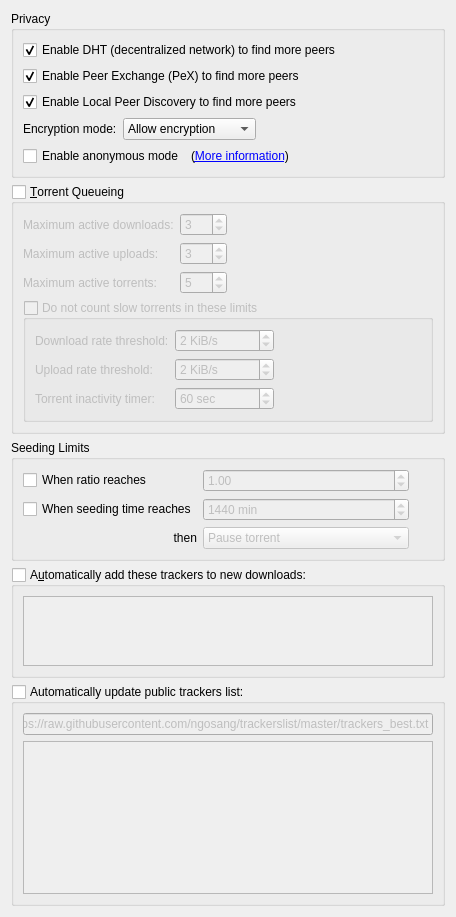
          <widget class="QWidget" name="scrollAreaWidgetContents_4">
           <property name="geometry">
            <rect>
             <x>0</x>
             <y>-286</y>
             <width>456</width>
             <height>828</height>
            </rect>
           </property>
           <layout class="QVBoxLayout" name="verticalLayout_7">
            <item>
             <widget class="QGroupBox" name="AddBTFeaturesBox">
              <property name="title">
               <string>Privacy</string>
              </property>
              <layout class="QVBoxLayout" name="verticalLayout_14">
               <item>
                <widget class="QCheckBox" name="checkDHT">
                 <property name="toolTip">
                  <string>Find peers on the DHT network</string>
                 </property>
                 <property name="text">
                  <string>Enable DHT (decentralized network) to find more peers</string>
                 </property>
                 <property name="checked">
                  <bool>true</bool>
                 </property>
                </widget>
               </item>
               <item>
                <widget class="QCheckBox" name="checkPeX">
                 <property name="toolTip">
                  <string>Exchange peers with compatible Bittorrent clients (µTorrent, Vuze, ...)</string>
                 </property>
                 <property name="text">
                  <string>Enable Peer Exchange (PeX) to find more peers</string>
                 </property>
                 <property name="checked">
                  <bool>true</bool>
                 </property>
                </widget>
               </item>
               <item>
                <widget class="QCheckBox" name="checkLSD">
                 <property name="toolTip">
                  <string>Look for peers on your local network</string>
                 </property>
                 <property name="text">
                  <string>Enable Local Peer Discovery to find more peers</string>
                 </property>
                 <property name="checked">
                  <bool>true</bool>
                 </property>
                </widget>
               </item>
               <item>
                <layout class="QHBoxLayout">
                 <item>
                  <widget class="QLabel" name="lbl_encryption">
                   <property name="text">
                    <string>Encryption mode:</string>
                   </property>
                  </widget>
                 </item>
                 <item>
                  <widget class="QComboBox" name="comboEncryption">
                   <property name="toolTip">
                    <string>Allow encryption: Connect to peers regardless of setting
Require encryption: Only connect to peers with protocol encryption
Disable encryption: Only connect to peers without protocol encryption</string>
                   </property>
                   <item>
                    <property name="text">
                     <string>Allow encryption</string>
                    </property>
                   </item>
                   <item>
                    <property name="text">
                     <string>Require encryption</string>
                    </property>
                   </item>
                   <item>
                    <property name="text">
                     <string>Disable encryption</string>
                    </property>
                   </item>
                  </widget>
                 </item>
                 <item>
                  <spacer>
                   <property name="orientation">
                    <enum>Qt::Horizontal</enum>
                   </property>
                   <property name="sizeHint" stdset="0">
                    <size>
                     <width>40</width>
                     <height>20</height>
                    </size>
                   </property>
                  </spacer>
                 </item>
                </layout>
               </item>
               <item>
                <layout class="QHBoxLayout" name="horizontalLayout_6">
                 <item>
                  <widget class="QCheckBox" name="checkAnonymousMode">
                   <property name="toolTip">
                    <string>Enable when using a proxy or a VPN connection</string>
                   </property>
                   <property name="text">
                    <string>Enable anonymous mode</string>
                   </property>
                  </widget>
                 </item>
                 <item>
                  <widget class="QLabel" name="label_anonymous">
                   <property name="text">
                    <string>(&lt;a href=&quot;https://github.com/qbittorrent/qBittorrent/wiki/Anonymous-Mode&quot;&gt;More information&lt;/a&gt;)</string>
                   </property>
                   <property name="openExternalLinks">
                    <bool>true</bool>
                   </property>
                  </widget>
                 </item>
                 <item>
                  <spacer name="horizontalSpacer_14">
                   <property name="orientation">
                    <enum>Qt::Horizontal</enum>
                   </property>
                   <property name="sizeHint" stdset="0">
                    <size>
                     <width>40</width>
                     <height>20</height>
                    </size>
                   </property>
                  </spacer>
                 </item>
                </layout>
               </item>
              </layout>
             </widget>
            </item>
            <item>
             <widget class="QGroupBox" name="checkEnableQueueing">
              <property name="title">
               <string>&amp;Torrent Queueing</string>
              </property>
              <property name="checkable">
               <bool>true</bool>
              </property>
              <property name="checked">
               <bool>false</bool>
              </property>
              <layout class="QGridLayout" name="gridLayout_2">
               <item row="0" column="0">
                <widget class="QLabel" name="label_max_active_dl">
                 <property name="text">
                  <string>Maximum active downloads:</string>
                 </property>
                </widget>
               </item>
               <item row="0" column="1">
                <widget class="QSpinBox" name="spinMaxActiveDownloads">
                 <property name="specialValueText">
                  <string>∞</string>
                 </property>
                 <property name="minimum">
                  <number>-1</number>
                 </property>
                 <property name="maximum">
                  <number>999</number>
                 </property>
                 <property name="value">
                  <number>3</number>
                 </property>
                </widget>
               </item>
               <item row="1" column="0">
                <widget class="QLabel" name="label_max_active_up">
                 <property name="text">
                  <string>Maximum active uploads:</string>
                 </property>
                </widget>
               </item>
               <item row="1" column="1">
                <widget class="QSpinBox" name="spinMaxActiveUploads">
                 <property name="specialValueText">
                  <string>∞</string>
                 </property>
                 <property name="minimum">
                  <number>-1</number>
                 </property>
                 <property name="maximum">
                  <number>999</number>
                 </property>
                 <property name="value">
                  <number>3</number>
                 </property>
                </widget>
               </item>
               <item row="2" column="0">
                <widget class="QLabel" name="maxActiveTorrents_lbl">
                 <property name="text">
                  <string>Maximum active torrents:</string>
                 </property>
                </widget>
               </item>
               <item row="2" column="1">
                <widget class="QSpinBox" name="spinMaxActiveTorrents">
                 <property name="specialValueText">
                  <string>∞</string>
                 </property>
                 <property name="minimum">
                  <number>-1</number>
                 </property>
                 <property name="maximum">
                  <number>999</number>
                 </property>
                 <property name="value">
                  <number>5</number>
                 </property>
                </widget>
               </item>
               <item row="0" column="2">
                <spacer name="horizontalSpacer_7">
                 <property name="orientation">
                  <enum>Qt::Horizontal</enum>
                 </property>
                 <property name="sizeHint" stdset="0">
                  <size>
                   <width>40</width>
                   <height>20</height>
                  </size>
                 </property>
                </spacer>
               </item>
               <item row="3" column="0" colspan="3">
                <widget class="QGroupBox" name="checkIgnoreSlowTorrentsForQueueing">
                 <property name="title">
                  <string>Do not count slow torrents in these limits</string>
                 </property>
                 <property name="checkable">
                  <bool>true</bool>
                 </property>
                 <property name="checked">
                  <bool>false</bool>
                 </property>
                 <layout class="QGridLayout" name="gridLayout_13">
                  <item row="0" column="1">
                   <widget class="QSpinBox" name="spinDownloadRateForSlowTorrents">
                    <property name="suffix">
                     <string> KiB/s</string>
                    </property>
                    <property name="maximum">
                     <number>2000000</number>
                    </property>
                    <property name="value">
                     <number>2</number>
                    </property>
                   </widget>
                  </item>
                  <item row="1" column="1">
                   <widget class="QSpinBox" name="spinUploadRateForSlowTorrents">
                    <property name="suffix">
                     <string> KiB/s</string>
                    </property>
                    <property name="maximum">
                     <number>2000000</number>
                    </property>
                    <property name="value">
                     <number>2</number>
                    </property>
                   </widget>
                  </item>
                  <item row="1" column="0">
                   <widget class="QLabel" name="labelUploadRateForSlowTorrents">
                    <property name="text">
                     <string>Upload rate threshold:</string>
                    </property>
                   </widget>
                  </item>
                  <item row="0" column="0">
                   <widget class="QLabel" name="labelDownloadRateForSlowTorrents">
                    <property name="text">
                     <string>Download rate threshold:</string>
                    </property>
                   </widget>
                  </item>
                  <item row="0" column="2">
                   <spacer name="horizontalSpacer_9">
                    <property name="orientation">
                     <enum>Qt::Horizontal</enum>
                    </property>
                    <property name="sizeHint" stdset="0">
                     <size>
                      <width>40</width>
                      <height>20</height>
                     </size>
                    </property>
                   </spacer>
                  </item>
                  <item row="2" column="1">
                   <widget class="QSpinBox" name="spinSlowTorrentsInactivityTimer">
                    <property name="suffix">
                     <string extracomment="seconds"> sec</string>
                    </property>
                    <property name="minimum">
                     <number>1</number>
                    </property>
                    <property name="maximum">
                     <number>999999</number>
                    </property>
                    <property name="value">
                     <number>60</number>
                    </property>
                   </widget>
                  </item>
                  <item row="2" column="0">
                   <widget class="QLabel" name="labelSlowTorrentInactivityTimer">
                    <property name="text">
                     <string>Torrent inactivity timer:</string>
                    </property>
                   </widget>
                  </item>
                 </layout>
                </widget>
               </item>
              </layout>
             </widget>
            </item>
            <item>
             <widget class="QGroupBox" name="seedingLimitsBox">
              <property name="title">
               <string>Seeding Limits</string>
              </property>
              <layout class="QGridLayout" name="gridLayout_91">
               <item row="2" column="1">
                <widget class="QSpinBox" name="spinMaxSeedingMinutes">
                 <property name="enabled">
                  <bool>false</bool>
                 </property>
                 <property name="suffix">
                  <string extracomment="minutes"> min</string>
                 </property>
                 <property name="maximum">
                  <number>9999999</number>
                 </property>
                 <property name="value">
                  <number>1440</number>
                 </property>
                </widget>
               </item>
               <item row="2" column="0">
                <widget class="QCheckBox" name="checkMaxSeedingMinutes">
                 <property name="text">
                  <string>When seeding time reaches</string>
                 </property>
                </widget>
               </item>
               <item row="3" column="0">
                <widget class="QLabel" name="label">
                 <property name="text">
                  <string>then</string>
                 </property>
                 <property name="alignment">
                  <set>Qt::AlignRight|Qt::AlignTrailing|Qt::AlignVCenter</set>
                 </property>
                </widget>
               </item>
               <item row="3" column="1">
                <widget class="QComboBox" name="comboRatioLimitAct">
                 <property name="enabled">
                  <bool>false</bool>
                 </property>
                 <item>
                  <property name="text">
                   <string>Pause torrent</string>
                  </property>
                 </item>
                 <item>
                  <property name="text">
                   <string>Remove torrent</string>
                  </property>
                 </item>
                 <item>
                  <property name="text">
                   <string>Remove torrent and its files</string>
                  </property>
                 </item>
                 <item>
                  <property name="text">
                   <string>Enable super seeding for torrent</string>
                  </property>
                 </item>
                </widget>
               </item>
               <item row="1" column="0">
                <widget class="QCheckBox" name="checkMaxRatio">
                 <property name="text">
                  <string>When ratio reaches</string>
                 </property>
                </widget>
               </item>
               <item row="1" column="1">
                <widget class="QDoubleSpinBox" name="spinMaxRatio">
                 <property name="enabled">
                  <bool>false</bool>
                 </property>
                 <property name="maximum">
                  <double>9998.000000000000000</double>
                 </property>
                 <property name="singleStep">
                  <double>0.050000000000000</double>
                 </property>
                 <property name="value">
                  <double>1.000000000000000</double>
                 </property>
                </widget>
               </item>
               <item row="1" column="2">
                <spacer name="horizontalSpacer_2">
                 <property name="orientation">
                  <enum>Qt::Horizontal</enum>
                 </property>
                 <property name="sizeHint" stdset="0">
                  <size>
                   <width>40</width>
                   <height>20</height>
                  </size>
                 </property>
                </spacer>
               </item>
              </layout>
             </widget>
            </item>
            <item>
             <widget class="QGroupBox" name="checkEnableAddTrackers">
              <property name="title">
               <string>A&amp;utomatically add these trackers to new downloads:</string>
              </property>
              <property name="checkable">
               <bool>true</bool>
              </property>
              <property name="checked">
               <bool>false</bool>
              </property>
              <layout class="QGridLayout" name="gridLayout_16">
               <item row="0" column="0">
                <widget class="QPlainTextEdit" name="textTrackers">
                 <property name="enabled">
                  <bool>true</bool>
                 </property>
                 <property name="focusPolicy">
                  <enum>Qt::StrongFocus</enum>
                 </property>
                </widget>
               </item>
              </layout>
             </widget>
            </item>
            <item>
             <widget class="QGroupBox" name="checkAutoUpdateTrackers">
              <property name="title">
               <string>Automatically update public trackers list:</string>
              </property>
              <property name="checkable">
               <bool>true</bool>
              </property>
              <property name="checked">
               <bool>false</bool>
              </property>
              <layout class="QGridLayout" name="gridLayout_999">
               <property name="leftMargin">
                <number>9</number>
               </property>
               <property name="topMargin">
                <number>9</number>
               </property>
               <property name="rightMargin">
                <number>9</number>
               </property>
               <property name="bottomMargin">
                <number>9</number>
               </property>
               <item row="1" column="0">
                <widget class="QPlainTextEdit" name="textPublicTrackers">
                 <property name="enabled">
                  <bool>true</bool>
                 </property>
                 <property name="minimumSize">
                  <size>
                   <width>0</width>
                   <height>153</height>
                  </size>
                 </property>
                 <property name="readOnly">
                  <bool>true</bool>
                 </property>
                </widget>
               </item>
               <item row="0" column="0">
                <widget class="QLineEdit" name="textCustomizeTrackersListUrl">
                 <property name="enabled">
                  <bool>true</bool>
                 </property>
                 <property name="text">
                  <string>https://raw.githubusercontent.com/ngosang/trackerslist/master/trackers_best.txt</string>
                 </property>
                 <property name="readOnly">
                  <bool>false</bool>
                 </property>
                 <property name="cursorMoveStyle">
                  <enum>Qt::LogicalMoveStyle</enum>
                 </property>
                </widget>
               </item>
              </layout>
             </widget>
            </item>
            <item>
             <spacer name="verticalSpacer_8">
              <property name="orientation">
               <enum>Qt::Vertical</enum>
              </property>
              <property name="sizeHint" stdset="0">
               <size>
                <width>20</width>
                <height>40</height>
               </size>
              </property>
             </spacer>
            </item>
           </layout>
          </widget>
